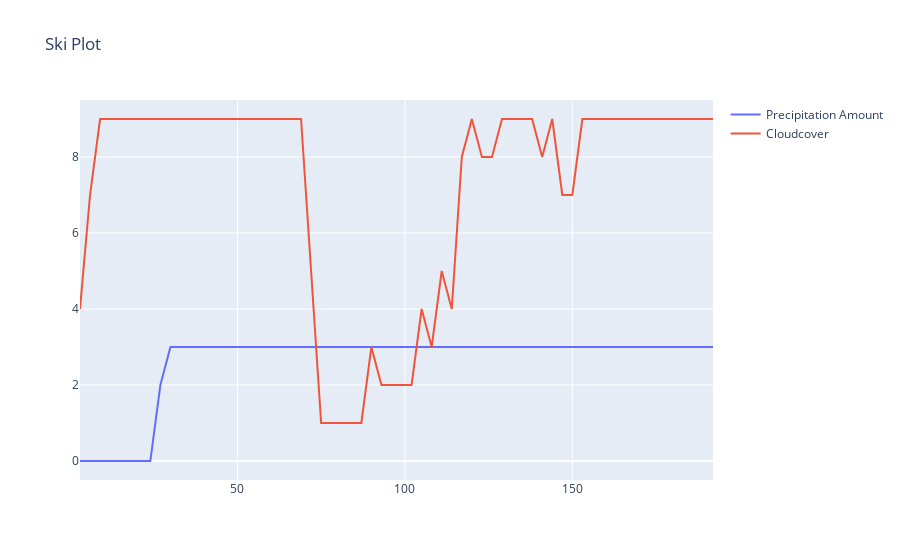

Notebook code for this chart:
### Code cell
fig = go.Figure()

fig.add_trace(go.Scatter(
    x=df["timepoint"],
    y=df["prec_amount"],
    name="Precipitation Amount"
))

fig.add_trace(go.Scatter(
    x=df["timepoint"],
    y=df["cloudcover"],
    name="Cloudcover"
))

fig.update_layout(    
    title="Ski Plot"
)

fig

### Figure 1 — Plotly figure (JSON) as saved in the notebook; plotly's stock layout.template omitted (floating-point values rounded to 4 significant figures)
{"data": [{"name": "Precipitation Amount", "type": "scatter", "x": [3, 6, 9, 12, 15, 18, 21, 24, 27, 30, 33, 36, 39, 42, 45, 48, 51, 54, 57, 60, 63, 66, 69, 72, 75, 78, 81, 84, 87, 90, 93, 96, 99, 102, 105, 108, 111, 114, 117, 120, 123, 126, 129, 132, 135, 138, 141, 144, 147, 150, 153, 156, 159, 162, 165, 168, 171, 174, 177, 180, 183, 186, 189, 192], "y": [0, 0, 0, 0, 0, 0, 0, 0, 2, 3, 3, 3, 3, 3, 3, 3, 3, 3, 3, 3, 3, 3, 3, 3, 3, 3, 3, 3, 3, 3, 3, 3, 3, 3, 3, 3, 3, 3, 3, 3, 3, 3, 3, 3, 3, 3, 3, 3, 3, 3, 3, 3, 3, 3, 3, 3, 3, 3, 3, 3, 3, 3, 3, 3]}, {"name": "Cloudcover", "type": "scatter", "x": [3, 6, 9, 12, 15, 18, 21, 24, 27, 30, 33, 36, 39, 42, 45, 48, 51, 54, 57, 60, 63, 66, 69, 72, 75, 78, 81, 84, 87, 90, 93, 96, 99, 102, 105, 108, 111, 114, 117, 120, 123, 126, 129, 132, 135, 138, 141, 144, 147, 150, 153, 156, 159, 162, 165, 168, 171, 174, 177, 180, 183, 186, 189, 192], "y": [4, 7, 9, 9, 9, 9, 9, 9, 9, 9, 9, 9, 9, 9, 9, 9, 9, 9, 9, 9, 9, 9, 9, 5, 1, 1, 1, 1, 1, 3, 2, 2, 2, 2, 4, 3, 5, 4, 8, 9, 8, 8, 9, 9, 9, 9, 8, 9, 7, 7, 9, 9, 9, 9, 9, 9, 9, 9, 9, 9, 9, 9, 9, 9]}], "layout": {"autosize": true, "title": {"text": "Ski Plot"}, "xaxis": {"autorange": true, "range": [3, 192], "type": "linear"}, "yaxis": {"autorange": true, "range": [-0.5, 9.5], "type": "linear"}}}
